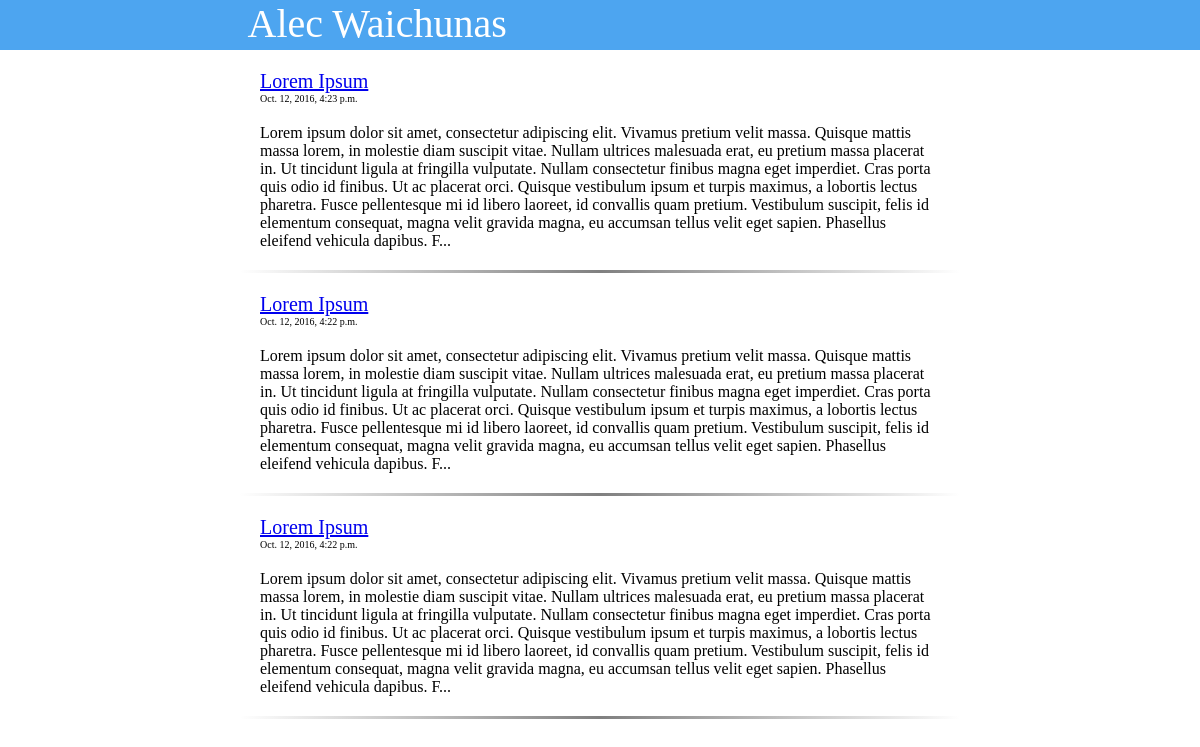
The app's page /, older data.
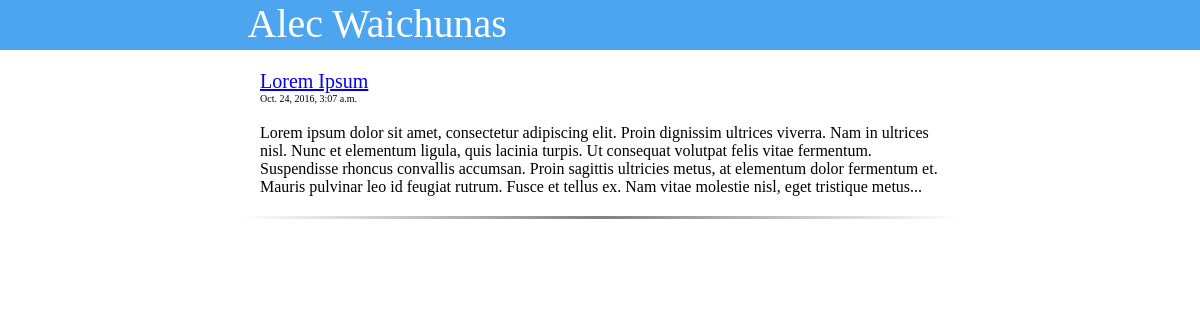
The same page, newer data.
### App/models.py (models this page shows, shortened)
class Blog(models.Model):
    blog_title = models.CharField(max_length=100)
    blog_text = models.CharField(max_length=5000)
    blog_date = models.DateTimeField('date published')
    def get_preview(self):
        x = 650 if len(self.blog_text) > 600 else len(self.blog_text)
        if(x == 550):
            while(self.blog_text[x:(x+1)] != ' '):
                x = x + 1
        return self.blog_text[:x] + (".." if self.blog_text[(x-1):x] == '.' else "...")

### App/views.py (the view)
# urls.py: url(r'^$', views.index_view, name='index'),
def index_view(request):
    context = {
        'site_name': 'Alec\'s blog',
        'blogs': Blog.objects.all().order_by("-blog_date")
    }
    return render(request, 'index.html', context)

### templates/index.html
{% extends 'base.html' %}
{% block content %}
    {% for blog in blogs %}
        <div class="blog_preview">
            <p class="blog_preview_title"><a href="{% url 'blog' blog.id %}">{{ blog.blog_title }}</a></p>
            <p class="blog_preview_date"> {{ blog.blog_date }} </p>
            <p class="blog_preview_body">
                {{ blog.get_preview }}
            </p>
        </div>
        <div class="seperator"></div>
    {% endfor %}
{% endblock %}

Row changes from the older to the newer data that the page shows:
removed Blog: blog_title "Lorem Ipsum", blog_date "Oct. 12, 2016, 4:23 p.m.", get_preview "Lorem ipsum dolor sit amet, consectetur adipiscing elit. Vivamus pretium velit massa. Quisque mattis massa lorem, in molestie diam suscipit vitae. Nullam ultrices malesuada erat, eu pretium massa placerat in. Ut tincidunt ligula at fringilla vulputate. Nullam consectetur finibus magna eget imperdiet. Cras porta quis odio id finibus. Ut ac placerat orci. Quisque vestibulum ipsum et turpis maximus, a lobortis lectus pharetra. Fusce pellentesque mi id libero laoreet, id convallis quam pretium. Vestibulum suscipit, felis id elementum consequat, magna velit gravida magna, eu accumsan tellus velit eget sapien. Phasellus eleifend vehicula dapibus. F..."
removed Blog: blog_title "Lorem Ipsum", blog_date "Oct. 12, 2016, 4:22 p.m.", get_preview "Lorem ipsum dolor sit amet, consectetur adipiscing elit. Vivamus pretium velit massa. Quisque mattis massa lorem, in molestie diam suscipit vitae. Nullam ultrices malesuada erat, eu pretium massa placerat in. Ut tincidunt ligula at fringilla vulputate. Nullam consectetur finibus magna eget imperdiet. Cras porta quis odio id finibus. Ut ac placerat orci. Quisque vestibulum ipsum et turpis maximus, a lobortis lectus pharetra. Fusce pellentesque mi id libero laoreet, id convallis quam pretium. Vestibulum suscipit, felis id elementum consequat, magna velit gravida magna, eu accumsan tellus velit eget sapien. Phasellus eleifend vehicula dapibus. F..."
changed Blog "Lorem Ipsum": blog_date "Oct. 12, 2016, 4:22 p.m." → "Oct. 24, 2016, 3:07 a.m."; get_preview "…amet, consectetur adipiscing elit. Vivamus pretium velit massa. Quisque mattis massa lorem, in molestie diam suscipit vitae. Nullam ultrices malesuada erat, eu pretium massa placerat in. Ut tincidunt ligula at fringilla vulputate. Nullam consectetur finibus magna eget imperdiet. Cras porta quis odio id finibus. Ut ac placerat orci. Quisque vestibulum ipsum et turpis maximus, a lobortis lectus pharetra. Fusce pellentesque mi id libero laoreet, id convallis quam pretium. Vestibulum suscipit, felis id elementum consequat, magna velit gravida magna, eu accumsan tellus velit eget sapien. Phasellus eleifend vehicula dapibus. F..." → "…amet, consectetur adipiscing elit. Proin dignissim ultrices viverra. Nam in ultrices nisl. Nunc et elementum ligula, quis lacinia turpis. Ut consequat volutpat felis vitae fermentum. Suspendisse rhoncus convallis accumsan. Proin sagittis ultricies metus, at elementum dolor fermentum et. Mauris pulvinar leo id feugiat rutrum. Fusce et tellus ex. Nam vitae molestie nisl, eget tristique metus..."
